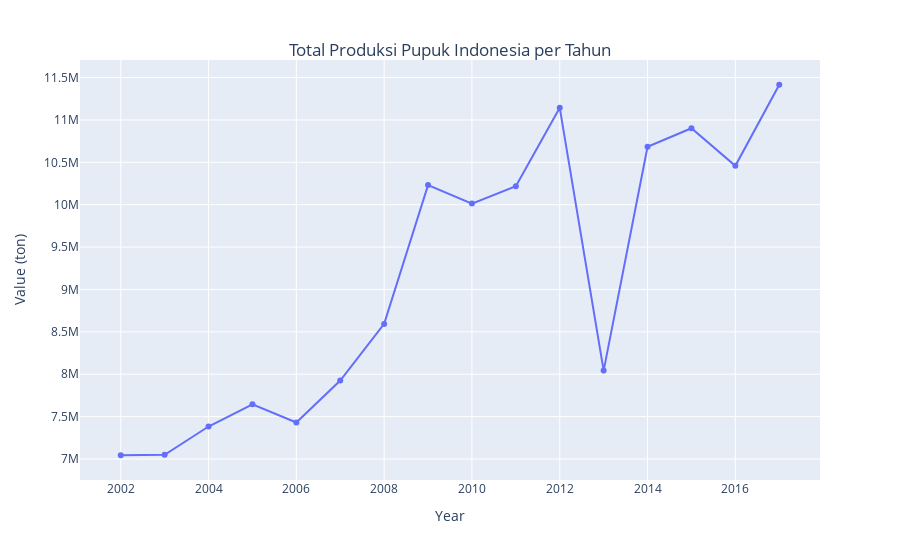

Write notebook code for a chart like this one.
### Code cell
#Total produksi pupuk di Indonesia
indo_prod = df_indonesia.loc[df_indonesia.Element == 'Production']
total_prod = indo_prod.groupby(['Year'])['Value'].sum().reset_index()

fig = px.line(total_prod, x= 'Year', y= 'Value', markers= True)
fig.update_layout(title= {'text': 'Total Produksi Pupuk Indonesia per Tahun',
                         'y':0.9,
                         'x':0.5,
                         'xanchor': 'center',
                         'yanchor': 'bottom'},
                  yaxis_title= 'Value (ton)')

fig.show()

### Figure 1 — Plotly figure (JSON) as saved in the notebook; plotly's stock layout.template omitted (floating-point values rounded to 4 significant figures)
{"data": [{"hovertemplate": "Year=%{x}<br>Value=%{y}<extra></extra>", "legendgroup": "", "line": {"color": "#636efa", "dash": "solid"}, "marker": {"symbol": "circle"}, "mode": "lines+markers", "name": "", "orientation": "v", "showlegend": false, "type": "scatter", "x": [2002, 2003, 2004, 2005, 2006, 2007, 2008, 2009, 2010, 2011, 2012, 2013, 2014, 2015, 2016, 2017], "xaxis": "x", "y": [7044324, 7049028, 7383537, 7645812, 7430895, 7925342, 8594147, 10231506, 10012905, 10217467, 11143161, 8043331, 10683299, 10902450, 10458618, 11415117], "yaxis": "y"}], "layout": {"legend": {"tracegroupgap": 0}, "margin": {"t": 60}, "title": {"text": "Total Produksi Pupuk Indonesia per Tahun", "x": 0.5, "xanchor": "center", "y": 0.9, "yanchor": "bottom"}, "xaxis": {"anchor": "y", "domain": [0, 1], "title": {"text": "Year"}}, "yaxis": {"anchor": "x", "domain": [0, 1], "title": {"text": "Value (ton)"}}}}
